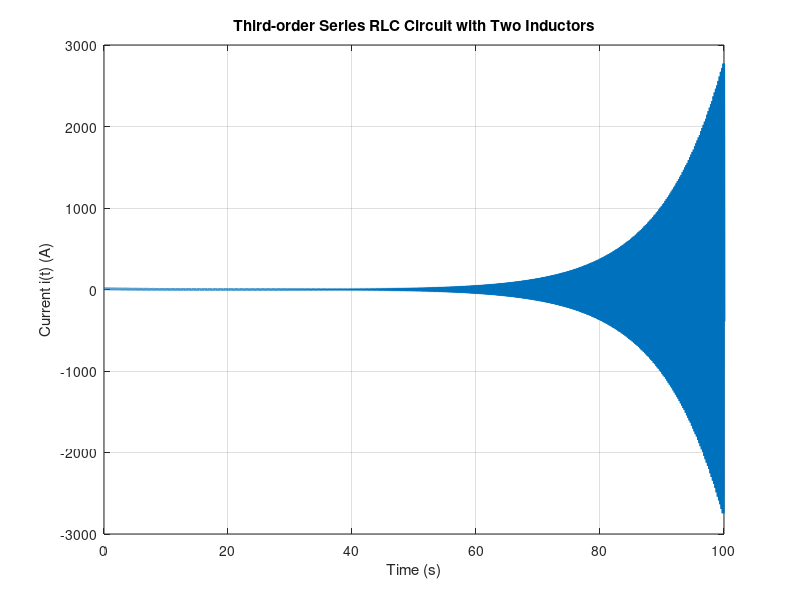

Write the MATLAB code that produced this figure.
%% Purpose of the program: compute the response of an RLC circuit. Series RLC in parallel with L. 
% L2.i''' + L1.i'' + R.i' + C1.i = 0

% Circuit's parameters
R  = 100;         % Ohm
L1 = 1e-3;     % H 
L2 = 100e-3;      % H
C  = 47e-3;     % F

% Define the ODE function
odefun = @(t, y) [ y(2);
                   y(3);
                   ( -L1*y(3) - R*y(2) - (1/C)*y(1) ) / L2 ];

% Define the time span and the initial conditions [i(0); i'(0); i''(0)]
tspan = [0, 100];
y0 = [10; 0; -100];

% Call MATLAB's ODE solver
[t, y] = ode45(odefun, tspan, y0);

% Plot
plot(t, y(:,1), 'LineWidth', 2)
xlabel('Time (s)')
ylabel('Current i(t) (A)')
title('Third-order Series RLC Circuit with Two Inductors')
grid on


% This answer represents an unstable circuit. This is unreproduceable because of the initial condition i''(0) = -100 A/s^2, so it is in fact a
% bit unreal. However, this shows that for this value of R, the circuit has a positive pole.